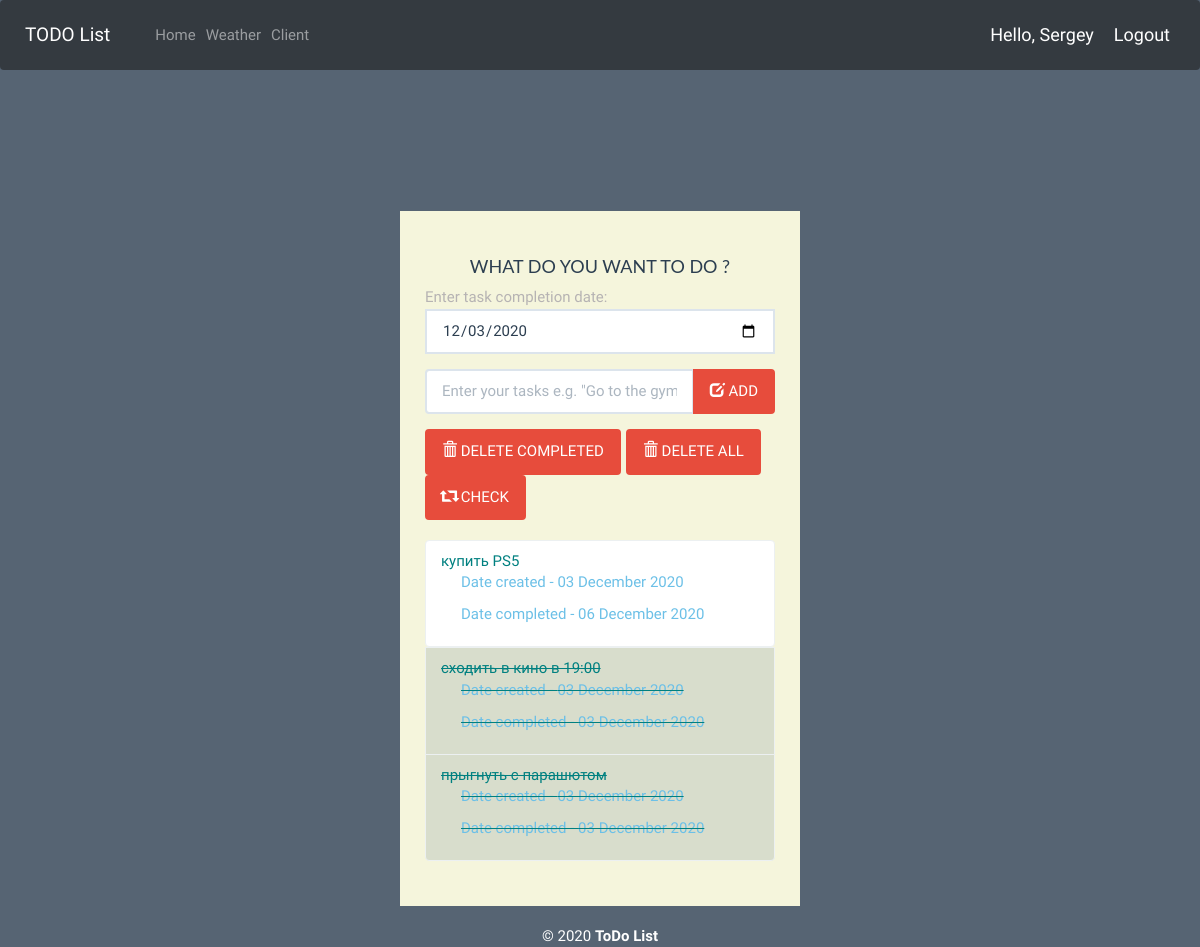
The app's page / (signed in) with its own data.
### todo/models.py (models this page shows, shortened)
class Todo(models.Model):
	STATUS = (
		('Important', 'Important'),
		('Soon', 'Soon'),
	)
	client = models.ForeignKey(Client, null=True, on_delete=models.CASCADE)
	text = models.CharField(max_length=200, null=True)
	complete = models.BooleanField(default=False)
	date_created = models.DateTimeField(auto_now_add=True)
	make_up = models.DateField(null=True)
	date_completed = models.BooleanField(default=False)
	status = models.CharField(max_length=200, null=True)
	class Meta:
		ordering = ["-date_created"]

### todo/decorators.py (the view)
        def wrapper_func(request, *args, **kwargs):
            group = None
            if request.user.groups.exists():
                group = request.user.groups.all()[0].name
            if group in allowed_roles:
                return view_func(request, *args, **kwargs)
            else:
                return HttpResponse('You are not authorized to view this page')

### todo/forms.py
class TodoForm(forms.Form):
    make_up = forms.DateField(initial=datetime.date.today(), widget=DateInput(
        attrs={'class': 'form-control', 'aria-label': 'Todo'}
    ))
    text = forms.CharField(max_length=60, widget=forms.TextInput(
        attrs={'class': 'form-control', 'placeholder': 'Enter your tasks e.g. "Go to the gym at 5 PM"',
               'aria-label': 'Todo', 'aria-describedby': 'add-btn'}
    ))

### todo/views.py (called while the page is built)
@login_required(login_url='login')
@allowed_users(allowed_roles=['admin', 'client'])
def index(request):
    todo_list = Todo.objects.filter(client_id=Client.objects.get(name=request.user))
    form = TodoForm()
    date_created = datetime.datetime.now()
    context = {'todo_list': todo_list, 'form': form, 'date_created': date_created }
    return render(request, 'todo/index.html', context)

### todo/templates/todo/index.html (shortened to what this page needs)
{% extends 'todo/main.html' %}
{% block content %}
<div class="container-fluid" id="wrapper">
	<div class="row">
		<div class="col-lg-4 col-lg-offset-4" id="content">
			<h2>WHAT DO YOU WANT TO DO ?</h2>
			<form action="{% url 'add' %}" method="POST" role="form">
				<div class="form-group">
					<div class="input-group">
						<p class="date-completion" id="add-btn">Enter task completion date:{{ form.make_up }} </p>
					</div>
				</div>
				<div class="form-group">
					<div class="input-group">
						{{ form.text }}
					  <span class="input-group-btn">
						  <button type="submit" class="btn btn-danger" id="add-btn">
							  <i class="glyphicon glyphicon-edit"></i> ADD</button>
					  </span>
					</div>
				</div>
			</form>
			<div class="row t10">
				<div class="col-lg-12">
					<div class="btn-toolbar">
						<div class="btn-group">
							<a href="{% url 'deletecomplete' %}"><button type="button" class="btn btn-danger">
								<i class="glyphicon glyphicon-trash"></i> DELETE COMPLETED
							</button></a>
						</div>
						<div class="btn-group">
							<a href="{% url 'deleteall' %}"><button type="button" class="btn btn-danger">
								<i class="glyphicon glyphicon-trash"></i> DELETE ALL
							</button></a>
						</div>
						<div class="btn-group">
							<a href="{% url 'datecomplete' %}"><button type="button" class="btn btn-danger">
								<i class="glyphicon glyphicon-retweet"></i> CHECK
							</button></a>
						</div>
					</div>
				</div>
			</div>
			<ul class="list-group t20">
				{% for todo in todo_list %}
					{% if todo.complete %}
						{% if todo.date_completed %}
						<li class="list-group-item todo-completed">{{ todo.text }} <p class="date-created" style="margin-left: 20px;">Date created - {{ todo.date_created|date:"d F Y" }} </p>
							<p class="date-created" style="margin-left: 20px;">Date completed - {{ todo.make_up|date:"d F Y" }} </p></li>
						{% else %}
						<li class="list-group-item todo-completed ">{{ todo.text }} <p class="date-created" style="margin-left: 20px;">Date created - {{ todo.date_created|date:"d F Y" }} </p>
							<p class="date-created" style="margin-left: 20px;">Date completed - {{ todo.make_up|date:"d F Y" }} </p></li>
						{% endif %}
					{% else %}
						{% if todo.date_completed %}
						<a href="{% url 'complete' todo.id %}"><li class="list-group-item todo-check">{{ todo.text }} <p class="date-created" style="margin-left: 20px;">Date created - {{ todo.date_created|date:"d F Y" }} </p>
							<p class="date-created" style="margin-left: 20px;">Date completed - {{ todo.make_up|date:"d F Y" }} </p></li></a>
						{% else %}
						<a href="{% url 'complete' todo.id %}"><li class="list-group-item">{{ todo.text }} <p class="date-created" style="margin-left: 20px;">Date created - {{ todo.date_created|date:"d F Y" }} </p>
							<p class="date-created" style="margin-left: 20px;">Date completed - {{ todo.make_up|date:"d F Y" }} </p></li></a>
						{% endif %}
					{% endif %}
				{% endfor %}
			</ul>
		</div>
	</div>
	<footer>
		<div class="row pad">
			<div class="col-lg-12 text-center">
				&copy; 2020 <strong>ToDo List</strong>
			</div>
		</div>
	</footer>
</div>
{% endblock content%}

### todo/templates/todo/navbar.html (shortened to what this page needs)
{% load static %}
<nav class="navbar navbar-expand-lg navbar-dark bg-dark">
  <a class="navbar-brand" href="#">TODO List</a>
  <div class="collapse navbar-collapse" id="navbarNav">
    <ul class="navbar-nav">
      <li class="nav-item">
        <a class="nav-link" href="{% url 'index' %}">Home</a>
      </li>
      <li class="nav-item">
        <a class="nav-link" href="{% url 'weather' %}">Weather</a>
      </li>
      <li class="nav-item">
        <a class="nav-link" href="{% url 'client' %}">Client</a>
      </li>
    </ul>
  </div>
  <span class="hello-msg"> Hello, {{ request.user }}</span>
	<span ><a class="hello-msg" href="{% url 'logout' %}">Logout</a></span>
</nav>

### todo/static/todo/styles.css (style rules this page uses)
body { margin: 0; padding: 0; height: 100%; background: rgba(44, 62, 80, .8); font-family: 'Oswald', 'Futura', sans-serif; }
#wrapper { margin-top: 10% !important; }
#content { background: beige; padding: 25px; }
#content > h2 { font-size: 18px; text-align: center; padding-top: 0; }
.t10 { margin-top: 10px; }
.t20 { margin-top: 20px; }
.todo-completed { text-decoration: line-through; background: rgba(149, 165, 166, .3); }
footer { margin-top: 20px; color: white; }
.glyphicon { color:white; }
.date-created { color: rgb(108, 192, 231) }
.list-group-item { color: teal; }
.date-completion { color: rgb(182, 179, 179); }

### todo/templates/todo/navbar.html (style rules this page uses)
.hello-msg { font-size: 18px; color: #fff; margin-right: 20px; }

### records on screen
Todo: text "купить PS5", date_created "03 December 2020", make_up "06 December 2020"
Todo: text "сходить в кино в 19:00", date_created "03 December 2020", make_up "03 December 2020"
Todo: text "прыгнуть с парашютом", date_created "03 December 2020", make_up "03 December 2020"

### other values on screen
{{ request.user }} "Sergey"
